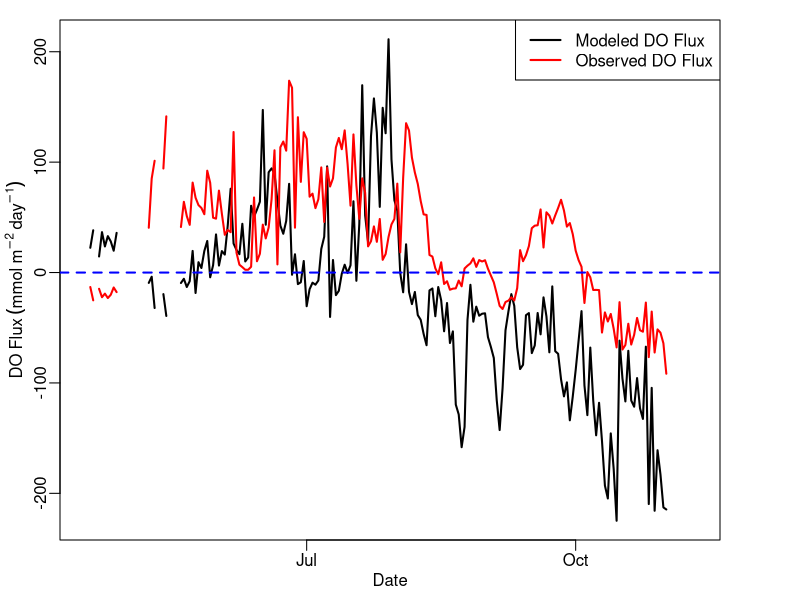
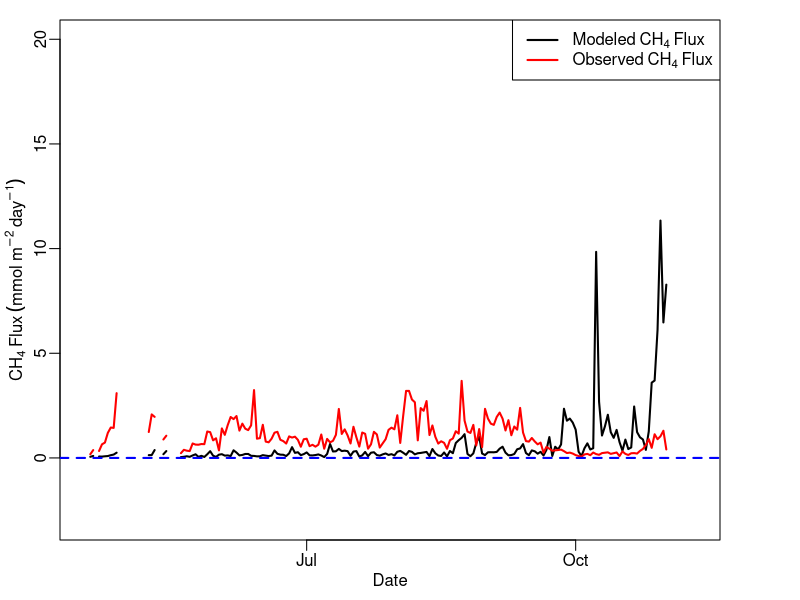
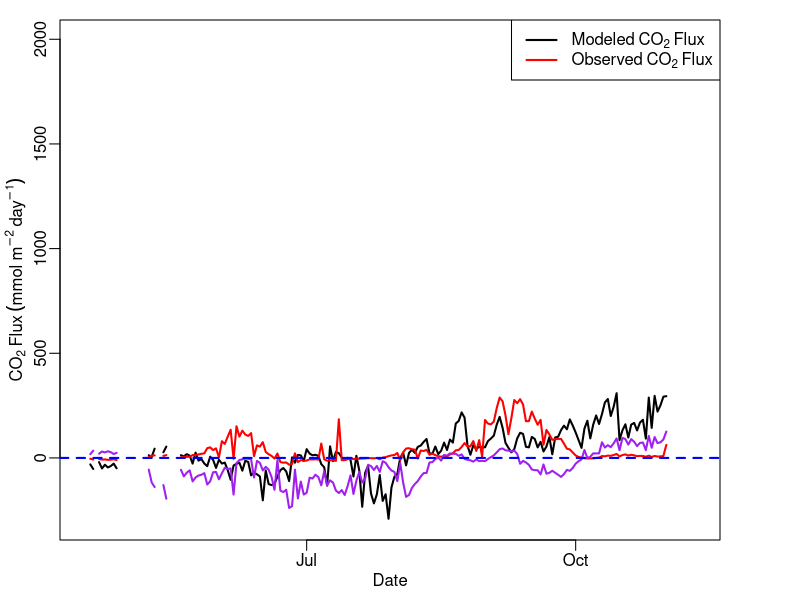
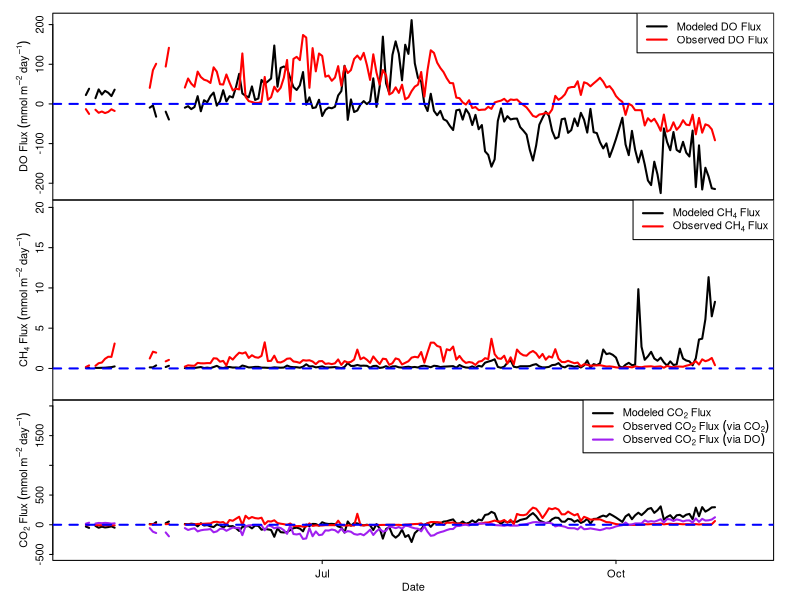

Generate these figures, in order, with R:
#Plot Gas Flux
#7 March 2017
#JAH

setwd("~/Dropbox/GitHub Repos/GLM-Mendota/Data/")
flux<-read.csv('flux.data.csv')

############################################################
###############DISSOLVED OXYGEN FLUX########################
quartz()
par(mar=c(3,3,1,4),mgp=c(1.5,0.5,0),tck=-0.02)
plot(as.Date(flux$datetime),flux$do.flux.read.mod,type = 'l',lwd=2,ylab = expression(DO~Flux~(mmol~m^-2~day^-1)),xlab = expression(Date))
lines(as.Date(flux$datetime),flux$do.flux.read.obs,type= 'l',lwd=2,col='red')
abline(0,0,col='blue',lty=2,lwd=2)
legend('topright',c('Modeled DO Flux','Observed DO Flux'),lty = c(1,1),lwd=c(2,2),col=c('black','red'))



############################################################
#####################METHANE FLUX###########################
quartz()
par(mar=c(3,3,1,4),mgp=c(1.5,0.5,0),tck=-0.02)
plot(as.Date(flux$datetime),flux$ch4.flux.read.mod,type='l', lwd=2, ylab = expression(CH[4]~Flux~(mmol~m^-2~day^-1)),xlab = expression(Date),ylim=c(-3,20))
lines(as.Date(flux$datetime),flux$ch4.flux.read.obs,type = 'l', lwd = 2, col = 'red')
abline(0,0,col='blue',lty=2,lwd=2)
legend('topright',c(expression(Modeled~CH[4]~Flux),expression(Observed~CH[4]~Flux)),lty = c(1,1),lwd=c(2,2),col=c('black','red'))



############################################################
#####################CARBON DIOXIDE FLUX####################
quartz()
par(mar=c(3,3,1,4),mgp=c(1.5,0.5,0),tck=-0.02)
plot(as.Date(flux$datetime),flux$co2.flux.read.mod,type ='l',lwd =2,ylab = expression(CO[2]~Flux~(mmol~m^-2~day^-1)),xlab = expression(Date),ylim = c(-300,2000))
lines(as.Date(flux$datetime),flux$co2.flux.read.obs,type = 'l', lwd = 2, col = 'red')
lines(as.Date(flux$datetime),flux$co2.flux.read.obs.do,type='l',lwd=2, col='purple')
abline(0,0,col='blue',lty =2,lwd=2)
legend('topright',c(expression(Modeled~CO[2]~Flux),expression(Observed~CO[2]~Flux)),lty = c(1,1),lwd=c(2,2),col=c('black','red'))



############################################################
#####################THREE PANEL PLOT#######################

quartz()
par(mfrow=c(3,1),mar=c(0,4,1,2),mgp=c(1.5,0.5,0),tck=-0.02)
plot(as.Date(flux$datetime),flux$do.flux.read.mod,type = 'l',lwd=2,xlab=NA,ylab = expression(DO~Flux~(mmol~m^-2~day^-1)),xaxt='n')
lines(as.Date(flux$datetime),flux$do.flux.read.obs,type= 'l',lwd=2,col='red')
abline(0,0,col='blue',lty=2,lwd=2)
legend('topright',c('Modeled DO Flux','Observed DO Flux'),lty = c(1,1),lwd=c(2,2),col=c('black','red'))

par(mar=c(0,4,0,2),mgp=c(1.5,0.5,0),tck=-0.02)
plot(as.Date(flux$datetime),flux$ch4.flux.read.mod,type='l', lwd=2, ylab = expression(CH[4]~Flux~(mmol~m^-2~day^-1)),xlab = NA,ylim=c(-3,20),xaxt='n')
lines(as.Date(flux$datetime),flux$ch4.flux.read.obs,type = 'l', lwd = 2, col = 'red')
abline(0,0,col='blue',lty=2,lwd=2)
legend('topright',c(expression(Modeled~CH[4]~Flux),expression(Observed~CH[4]~Flux)),lty = c(1,1),lwd=c(2,2),col=c('black','red'))

par(mar=c(3,4,0,2),mgp=c(1.5,0.5,0),tck=-0.02)
plot(as.Date(flux$datetime),flux$co2.flux.read.mod,type ='l',lwd =2,ylab = expression(CO[2]~Flux~(mmol~m^-2~day^-1)),xlab = expression(Date),ylim = c(-500,2000))
lines(as.Date(flux$datetime),flux$co2.flux.read.obs,type = 'l', lwd = 2, col = 'red')
lines(as.Date(flux$datetime),flux$co2.flux.read.obs.do,type='l',lwd=2, col='purple')
abline(0,0,col='blue',lty =2,lwd=2)
legend('topright',c(expression(Modeled~CO[2]~Flux),expression(Observed~CO[2]~Flux~(via~CO[2])),expression(Observed~CO[2]~Flux~(via~DO))),lty = c(1,1,1),lwd=c(2,2,2),col=c('black','red','purple'))
